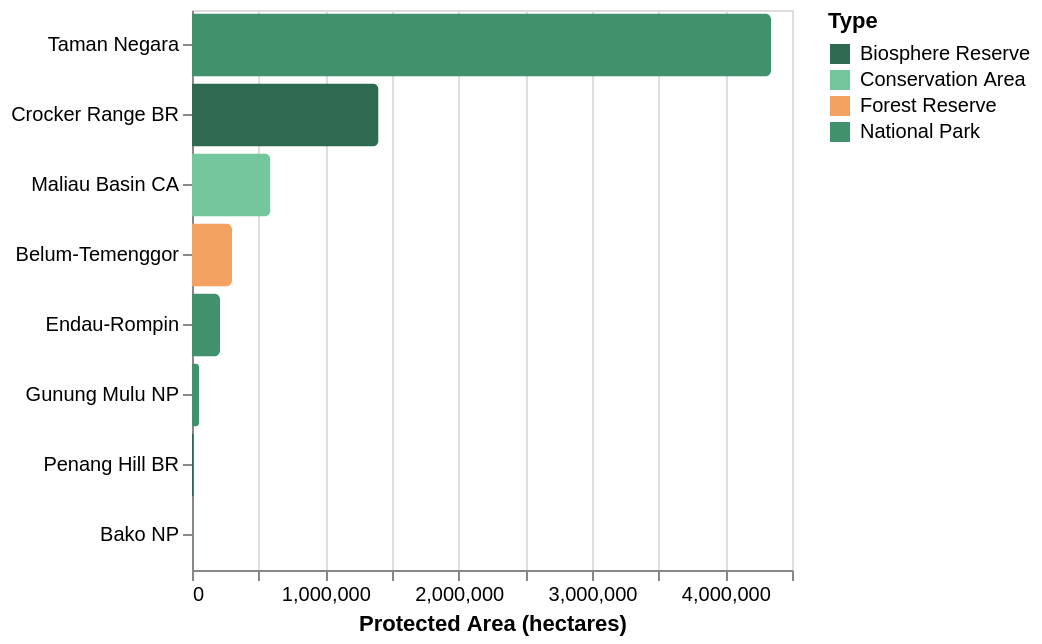

Source (Vega-Lite JSON):
### Vega-Lite specification from a JSON file in a GitHub repository (floating-point values rounded to 4 significant figures)
{"$schema": "https://vega.github.io/schema/vega-lite/v5.json", "description": "Size of major protected areas (national parks, wildlife sanctuaries) in Malaysia by hectares. Source: Department of Wildlife and National Parks Malaysia (PERHILITAN).", "data": {"values": [{"park": "Taman Negara", "state": "Pahang/Kelantan/Terengganu", "area_ha": 4343000, "type": "National Park"}, {"park": "Crocker Range BR", "state": "Sabah", "area_ha": 1399000, "type": "Biosphere Reserve"}, {"park": "Maliau Basin CA", "state": "Sabah", "area_ha": 588000, "type": "Conservation Area"}, {"park": "Belum-Temenggor", "state": "Perak", "area_ha": 300000, "type": "Forest Reserve"}, {"park": "Endau-Rompin", "state": "Johor/Pahang", "area_ha": 210000, "type": "National Park"}, {"park": "Penang Hill BR", "state": "Penang", "area_ha": 12481, "type": "Biosphere Reserve"}, {"park": "Gunung Mulu NP", "state": "Sarawak", "area_ha": 52900, "type": "National Park"}, {"park": "Bako NP", "state": "Sarawak", "area_ha": 2700, "type": "National Park"}]}, "mark": {"type": "bar", "cornerRadiusEnd": 3}, "width": "container", "height": 280, "encoding": {"y": {"field": "park", "type": "nominal", "sort": "-x", "axis": {"title": null}}, "x": {"field": "area_ha", "type": "quantitative", "axis": {"title": "Protected Area (hectares)", "format": ",.0f"}}, "color": {"field": "type", "type": "nominal", "scale": {"range": ["#2d6a4f", "#74c69d", "#f4a261", "#40916c"]}, "legend": {"title": "Type"}}, "tooltip": [{"field": "park"}, {"field": "state"}, {"field": "area_ha", "title": "Area (ha)", "format": ",.0f"}, {"field": "type"}]}}
